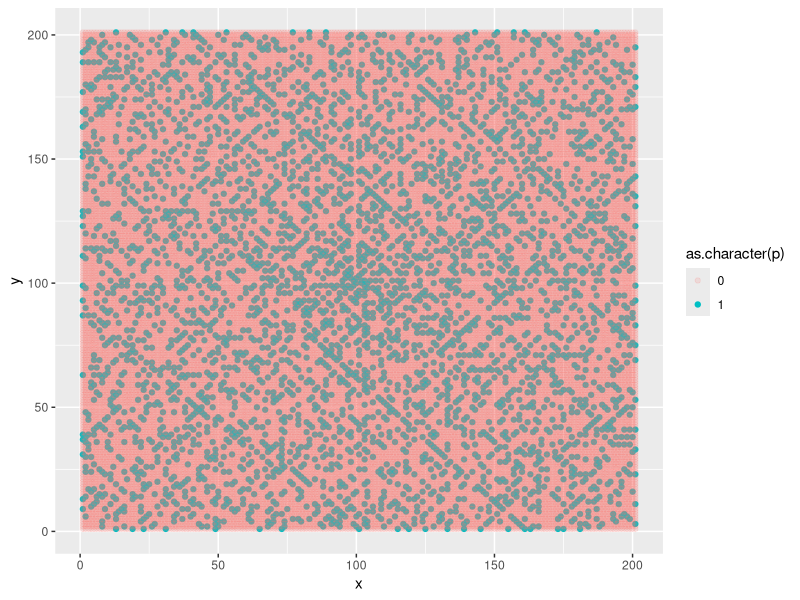

The R script that drew this image:
Ulam.Spiral<-function(N){
  #if (even(N)){
  #cat(sprintf("Error: function only accepts odd integers because it a poorly written and fragile piece of code.\n"))
  #}else
  #{
  m <- matrix(NA, nrow=(N), ncol=N)
  top.left<-c(1,1)
  bottom.right<-c(N,N)
  top.right<-c(1,N)
  bottom.left<-c(N,1)
  n<-N
  a<-N
  m[median(1:N),median(1:N)]<-1
  
  while(a>=3){
    # This is an adaptation of a Euler Problem 28 solution. It calculates the diaginals. 
    m[bottom.right[1],bottom.right[2]]<- a^2 #bottom right
    m[top.left[1],top.left[2]]<- a^2 - 2*a + 2 # top left
    m[top.right[1],top.right[2]]<- a^2 - 3*a + 3 # top right
    m[bottom.left[1],bottom.left[2]]<- a^2 - a + 1 #bottom left
    
    #Both Horizontal Rows
    m[top.left[1],(top.left[2]+1):(top.right[2]-1)]<-seq( m[top.left[1],top.left[2]]-1,m[top.left[1],top.right[2]]+1) #Fill in top row
    m[bottom.left[1],(bottom.left[2]+1):(bottom.right[2]-1)]<-seq(m[bottom.left[1],bottom.left[2]]+1,  m[bottom.left[1],bottom.right[2]]-1) #Fill in bottom row
    #Left Vertical Rows
    m[(top.left[1]+1):(bottom.left[1]-1), top.left[1]] <- seq(m[top.left[1],top.left[1]]+1,  m[bottom.left[1],top.left[1]]-1)#Left Hand Row
    #Right Verical Row
    m[(top.right[1]+1):(bottom.right[2]-1),top.right[2]] <-seq(m[top.right[1],top.right[2]]-1 , m[top.right[1],top.right[2]] - (a-2) )
    #drop down on square  and repeat
    a<-a-2
    top.left<-c(top.left[1]+1,top.left[2]+1)
    bottom.right<-c(bottom.right[1]-1,bottom.right[2]-1)
    top.right<-c(top.right[1]+1,top.right[2]-1)
    bottom.left<-c(bottom.left[1]-1,bottom.left[2]+1)
  }
  return(m)   
  #}
}


Prime.Marker<-function(N, ulamSpiral){
  m <- matrix(NA, nrow=(N^2), ncol=4)
  for (i in seq(N)) {
    for(j in seq(N)){
      #    print(ulamSpiral[i,j])
      m[ulamSpiral[i,j],] <- c(ulamSpiral[i,j],j,i,IsPrime(ulamSpiral[i,j]))
    }
  }
  m <-as.data.frame(m)
  colnames(m)<-c("n","x","y","p")
  return(m)
}



#Prime Number Checker stolen from http://librestats.wordpress.com/2011/08/20/prime-testing-function-in-r/
#Thanks to librestats

IsPrime <- function(n){ # n=Integer you want to know if is/not prime
  if ((n-floor(n)) > 0){
    cat(sprintf("Error: function only accepts natural number inputs\n"))
  } else if (n < 1){
    cat(sprintf("Error: function only accepts natural number inputs\n"))
  } else
    # Prime list exists
    if (try(is.vector(primes), silent=TRUE) == TRUE){
      
      # Prime list is already big enough
      if (n %in% primes){
        TRUE
      } else
        if (n < tail(primes,1)){
          FALSE
        } else
          if (n <= (tail(primes,1))^2){
            flag <- 0
            for (prime in primes){
              if (n%%prime == 0){
                flag <- 1
                break
              }
            }
            
            if (flag == 0){
              TRUE
            }
            else {
              FALSE
            }
          }
      
      # Prime list is too small; get more primes
      else {
        last.known <- tail(primes,1)
        while ((last.known)^2 < n){
          assign("primes", c(primes,GetNextPrime(primes)), envir=.GlobalEnv)
          last.known <- tail(primes,1)
        }
        IsPrime(n)
      }
    } else {
      # Prime list does not exist
      assign("primes", PrimesBelow(n,below.sqrt=TRUE), envir=.GlobalEnv)
      IsPrime(n)
    }
}

# Get next prime
GetNextPrime <- function(primes){ # primes=Known prime list
  i <- tail(primes,1)
  while (TRUE){
    flag <- 0
    i <- i+2
    if (i%%6 == 3){
      flag <- 1
    }
    if (flag == 0){
      s <- sqrt(i)+1
      possible.primes <- primes[primes<s]
      for (prime in possible.primes){
        if ((i%%prime == 0)){
          flag <- 1
          break
        }
      }
      if (flag == 0){
        break
      }
    }
  }
  i
}

# Primes below specified integer n; optionally only those below sqrt(n)
PrimesBelow <- function(n, below.sqrt=FALSE){
  if (below.sqrt == TRUE){
    m <- ceiling(sqrt(n))
  } else {
    m <- n
  }
  
  primes <- c(2,3)
  i <- 3
  while (i < m-1){
    flag <- 0
    i <- i+2
    if (i%%6 == 3){
      flag <- 1
    }
    if (flag == 0){
      s <- sqrt(i)+1
      possible.primes <- primes[primes<s]
      for (prime in possible.primes){
        if ((i%%prime == 0)){
          flag <- 1
          break
        }
      }
      if (flag == 0){
        primes <- c(primes, i)
      }
    }
  }
  primes
}





#Demos

spiral<- Ulam.Spiral(201)
p<-Prime.Marker(201, spiral)

#ggplot the 
library(ggplot2)
g<-ggplot(p[which(p[,4] == 1),], aes(x = x, y = y, label=as.character(n), color = as.character(p))) 
g<-g+geom_point() 
g<-g+geom_point( data=p[which(p[,4] == 0),] , aes(x = x, y = y, label=as.character(n), color = as.character(p) ),alpha=0.15)
g

